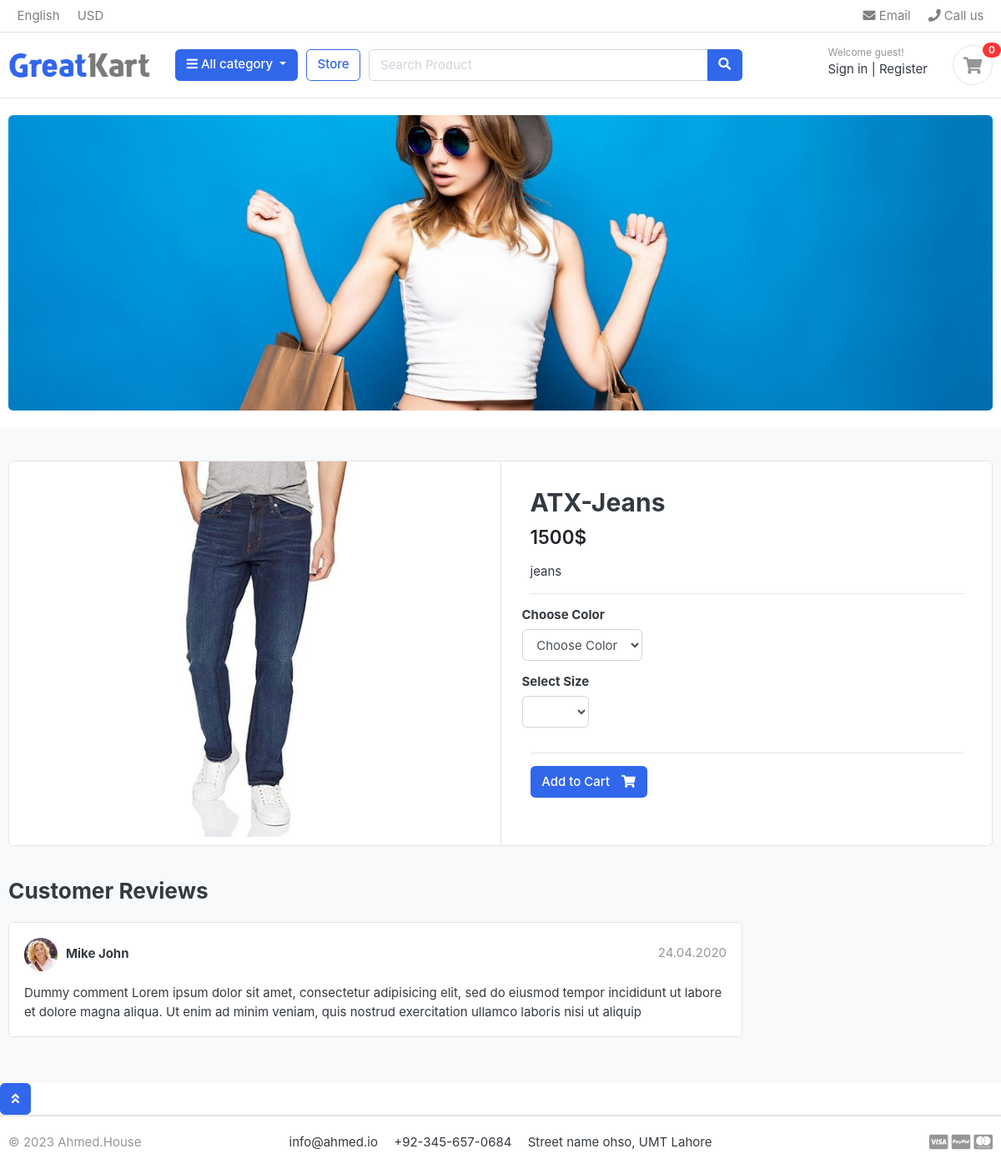
/store/category/jeans/atx-jeans/, run on the app's committed database.
### store/models.py (models this page shows, shortened)
class Product(models.Model):
    product_name = models.CharField(max_length=200, unique=True)
    slug = models.SlugField(max_length=200, unique=True)
    category = models.ForeignKey(Category, on_delete=models.CASCADE)
    description = models.TextField(max_length=500, blank=True)
    price = models.IntegerField()
    image = models.ImageField(upload_to="media/products/images/")
    stock = models.IntegerField()
    is_available = models.BooleanField(default=True)
    created_at = models.DateTimeField(auto_now_add=True)
    modified_date = models.DateTimeField(auto_now=True)

### store/views.py (the view)
# urls.py: path('category/<slug:category_slug>/<slug:product_slug>/',product_detail, name='product_detail'),
def product_detail(request, category_slug, product_slug):
    try:
        single_product = Product.objects.get(category__slug=category_slug, slug=product_slug)
        in_cart= CartItem.objects.filter(cart__cart_id=_cart_id(request), product=single_product).exists()
    except Exception as e:
        raise e
    context = {
        'single_product': single_product,
        'in_cart' : in_cart,
    }
    return render(request, 'store/product_detail.html', context)

### carts/context_processors.py (called while the page is built)
def counter(request):
    cart_count = 0
    if 'admin'in request.path:
        return {}
    else:
        try:
            cart = CartModel.objects.filter(cart_id= _cart_id(request))
            cart_items = CartItem.objects.all().filter(cart=cart[:1])
            for cart_item in cart_items:
                cart_count += cart_item.quantity
        except CartModel.DoesNotExist:
            cart_count = 0
    return dict(cart_count=cart_count)

### carts/views.py (called while the page is built)
def _cart_id(request):
    cart = request.session.session_key
    if not cart:        # agr phly se session na ho ho session bna lay gay
        cart = request.session.create()
    return cart

### category/context_processors.py (called while the page is built)
def menu_links(request):
    links = Category.objects.all()
    return dict(links=links)

### category/models.py (called while the page is built)
    def get_url(self):
        return reverse('products_by_category', args=[self.slug])

### baseapp/templates/store/product_detail.html (shortened to what this page needs)
{% extends "store/base.html" %} {% load static %} {% block content %}
<section class="section-content padding-y bg">
  <div class="container">
    <div class="card">
      <div class="row no-gutters">
        <aside class="col-md-6">
          <article class="gallery-wrap">
            <div class="img-big-wrap">
              <a href="#"><img src="{{ single_product.image.url }}" /></a>
            </div>
          </article>
        </aside>
        <main class="col-md-6 border-left">
          <form action="{% url 'add_cart' single_product.id  %}" method="GET">
            <article class="content-body">
              <h2 class="title">{{ single_product.product_name }}</h2>
              <div class="mb-3">
                <var class="price h4">{{ single_product.price }}$</var>
              </div>
              <p>{{ single_product.description }}</p>
              <hr />
              <div class="row">
                <div class="item-option-select">
                  <h6>Choose Color</h6>
                  <select name="color" class="form-control" required>
                    <option value="" disabled selected>Choose Color</option>
                  </select>
                </div>
              </div>
              <div class="row">
                <div class="item-option-select">
                  <h6>Select Size</h6>
                  <select name="size" class="form-control">
                  </select>
                </div>
              </div>
              <hr />
              {% if single_product.stock <= 0 %}
              <h5 class="text-danger mt-2">Out of Stock</h5>
              {% else%} {% if in_cart %}
              <a href="#" class="btn btn-success">
                <span class="text">Added to cart</span>
                <i class="fas fa-check"></i>
              </a>
              <a href="{% url 'cart'  %}" class="btn btn-outline-primary">
                <span class="text">View Cart </span> <i class="fas fa-eye"></i>
              </a>
              {% else %}
              <button type="submit" class="btn btn-primary">
                <span class="text">Add to Cart</span>
                <i class="fas fa-shopping-cart"></i>
              </button>
              {% endif %}
             {%endif%}
            </article>
          </form>
        </main>
      </div>
    </div>
    <br />
    <div class="row">
      <div class="col-md-9">
        <header class="section-heading">
          <h3>Customer Reviews</h3>
        </header>
        <article class="box mb-3">
          <div class="icontext w-100">
            <img
              src="./images/avatars/avatar1.jpg"
              class="img-xs icon rounded-circle"
            />
            <div class="text">
              <span class="date text-muted float-md-right">24.04.2020 </span>
              <h6 class="mb-1">Mike John</h6>
            </div>
          </div>
          <div class="mt-3">
            <p>
              Dummy comment Lorem ipsum dolor sit amet, consectetur adipisicing
              elit, sed do eiusmod tempor incididunt ut labore et dolore magna
              aliqua. Ut enim ad minim veniam, quis nostrud exercitation ullamco
              laboris nisi ut aliquip
            </p>
          </div>
        </article>
      </div>
    </div>
  </div>
</section>
{% endblock %}

### baseapp/static/ecomstatic/css/ui.css (style rules this page uses)
html { font-family: "Inter", sans-serif; font-size: 15px; }
.content-body { flex: 1 1 auto; padding: 2rem 2.3rem; }
.img-xs, .img-sm, .img-md, .img-lg { -o-object-fit: cover; object-fit: cover; flex-shrink: 0; flex-grow: 0; }
.img-xs { width: 40px; height: 40px; }
.padding-y { padding-top: 40px; padding-bottom: 40px; }
var { font-style: normal; }
article:after, .form-group:after { display: block; clear: both; content: ""; }
.bg { background-color: #f8f9fa; }
.section-heading { margin-bottom: 20px; margin-top: 15px; }
p:last-child { margin-bottom: 0; }
.btn .text + i { margin-left: 10px; }
.icontext { display: inline-flex; align-items: center; vertical-align: middle; }
.icontext .text { width: 100%; line-height: 1.2; }
.icontext .icon { position: relative; margin-right: 10px; flex-shrink: 0; flex-grow: 0; }
.price { font-weight: 600; color: #212529; }
.box { padding: 18px; background: #fff; border-radius: 0.37rem; border: 1px solid #e4e4e4; }
.box img { max-width: 100%; }
.gallery-wrap .img-big-wrap { margin-bottom: 10px; border-radius: 0.37rem; overflow: hidden; background-color: #fff; }
.gallery-wrap .img-big-wrap a { text-align: center; display: block; }
.gallery-wrap .img-big-wrap img { height: 450px; width: auto; display: inline-block; }
.item-option-select { margin-bottom: 1rem; display: inline-block; margin-right: 15px; }

### data on the page
Product: image (picture), product_name "ATX-Jeans", price "1500", description "jeans"

### other printed values
{{ cart_count }} "0"
